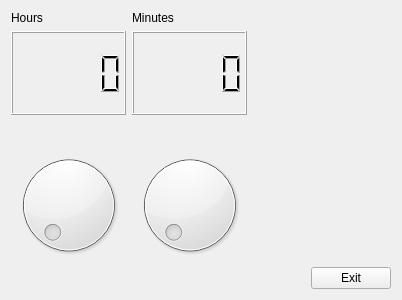
<?xml version="1.0" encoding="UTF-8"?>
<ui version="4.0">
 <class>MyForm</class>
 <widget class="QWidget" name="MyForm">
  <property name="geometry">
   <rect>
    <x>0</x>
    <y>0</y>
    <width>402</width>
    <height>300</height>
   </rect>
  </property>
  <property name="windowTitle">
   <string>Form</string>
  </property>
  <layout class="QHBoxLayout" name="horizontalLayout" stretch="2,2,1,0">
   <item>
    <layout class="QVBoxLayout" name="verticalLayout" stretch="0,1,2">
     <item>
      <widget class="QLabel" name="label">
       <property name="text">
        <string>Hours</string>
       </property>
      </widget>
     </item>
     <item>
      <widget class="QLCDNumber" name="lcdNumber"/>
     </item>
     <item>
      <widget class="QDial" name="dial">
       <property name="maximum">
        <number>23</number>
       </property>
      </widget>
     </item>
    </layout>
   </item>
   <item>
    <layout class="QVBoxLayout" name="verticalLayout_2" stretch="0,1,2">
     <item>
      <widget class="QLabel" name="label_2">
       <property name="text">
        <string>Minutes</string>
       </property>
      </widget>
     </item>
     <item>
      <widget class="QLCDNumber" name="lcdNumber_2"/>
     </item>
     <item>
      <widget class="QDial" name="dial_2">
       <property name="maximum">
        <number>59</number>
       </property>
      </widget>
     </item>
    </layout>
   </item>
   <item>
    <spacer name="horizontalSpacer">
     <property name="orientation">
      <enum>Qt::Horizontal</enum>
     </property>
     <property name="sizeHint" stdset="0">
      <size>
       <width>40</width>
       <height>20</height>
      </size>
     </property>
    </spacer>
   </item>
   <item>
    <layout class="QVBoxLayout" name="verticalLayout_3">
     <item>
      <spacer name="verticalSpacer">
       <property name="orientation">
        <enum>Qt::Vertical</enum>
       </property>
       <property name="sizeHint" stdset="0">
        <size>
         <width>20</width>
         <height>40</height>
        </size>
       </property>
      </spacer>
     </item>
     <item>
      <widget class="QPushButton" name="pushButton">
       <property name="text">
        <string>Exit</string>
       </property>
      </widget>
     </item>
    </layout>
   </item>
  </layout>
 </widget>
 <resources/>
 <connections>
  <connection>
   <sender>dial</sender>
   <signal>valueChanged(int)</signal>
   <receiver>lcdNumber</receiver>
   <slot>display(int)</slot>
   <hints>
    <hint type="sourcelabel">
     <x>71</x>
     <y>248</y>
    </hint>
    <hint type="destinationlabel">
     <x>37</x>
     <y>115</y>
    </hint>
   </hints>
  </connection>
  <connection>
   <sender>dial_2</sender>
   <signal>valueChanged(int)</signal>
   <receiver>lcdNumber_2</receiver>
   <slot>display(int)</slot>
   <hints>
    <hint type="sourcelabel">
     <x>170</x>
     <y>238</y>
    </hint>
    <hint type="destinationlabel">
     <x>169</x>
     <y>116</y>
    </hint>
   </hints>
  </connection>
  <connection>
   <sender>pushButton</sender>
   <signal>clicked()</signal>
   <receiver>MyForm</receiver>
   <slot>close()</slot>
   <hints>
    <hint type="sourcelabel">
     <x>366</x>
     <y>273</y>
    </hint>
    <hint type="destinationlabel">
     <x>307</x>
     <y>12</y>
    </hint>
   </hints>
  </connection>
 </connections>
</ui>
